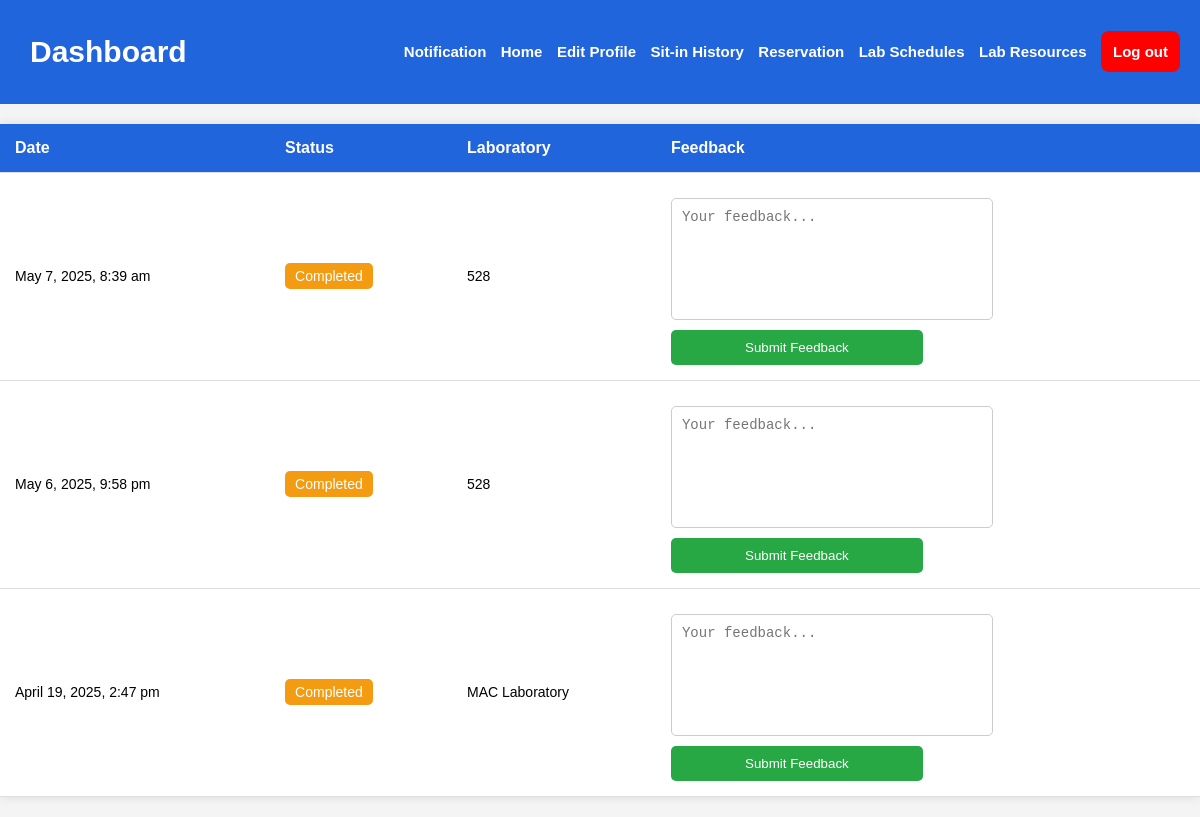
The page /sitin-history.php (signed in) on the database its author committed.
### tables this page shows
CREATE TABLE `sit_in_history` (
  `id` int(11) NOT NULL,
  `idno` varchar(20) DEFAULT NULL,
  `date` datetime DEFAULT NULL,
  `status` varchar(50) DEFAULT NULL,
  `laboratory` varchar(50) DEFAULT NULL,
  `feedback` text DEFAULT NULL
);

### sitin-history.php (the view, shortened to what this page needs)
<!DOCTYPE html>
<html lang="en">
<head>
    <link rel="stylesheet" href="assets/styles.css?v=<?php echo time(); ?>">
</head>
<body>
<nav>
    <h1>Dashboard</h1>
    <div class="nav-links" id="nav-links">
        <a href=""> Notification</a>
        <a id="home-nav" href="dashboard.php"> Home</a>
        <a href="editprofile.php"> Edit Profile</a>
        <a href="sitin-history.php">Sit-in History</a>
        <a href="reservation.php"> Reservation</a>
        <a href="lab_schedule_student.php">Lab Schedules</a>
        <a href="lab_resources_view.php">Lab Resources</a>
        <a href="index.php" class="logout-btn" id="logoutbtn"> Log out </a>
    </div>
</nav>
<table>
    <thead>
        <tr>
            <th>Date</th>
            <th>Status</th>
            <th>Laboratory</th>
            <th>Feedback</th>
        </tr>
    </thead>
    <tbody>
        <?php
        include('db.php');
        $idno = $_SESSION['idno'];
        $query = "SELECT * FROM sit_in_history WHERE idno = '$idno' ORDER BY date DESC";
        $result = mysqli_query($connection, $query);
        if ($result && mysqli_num_rows($result) > 0) {
            while ($sitIn = mysqli_fetch_assoc($result)) {
                $formattedDate = date("F j, Y, g:i a", strtotime($sitIn['date']));
                echo "<tr>";
                echo "<td>$formattedDate</td>";
                echo "<td><span class='status-pending'>{$sitIn['status']}</span></td>";
                echo "<td>{$sitIn['laboratory']}</td>";
                echo '<td>
                    <form method="post" action="submit_feedback.php">
                        <textarea name="feedback" placeholder="Your feedback..."></textarea>
                        <input type="hidden" name="history_id" value="' . $sitIn['id'] . '">
                        <button name="feedback-user" type="submit" class="feedback-btn">Submit Feedback</button>
                    </form>
                </td>';
                echo "</tr>";
            }
        } else {
            echo "<tr><td colspan='4'>No sit-in history found.</td></tr>";
        }
        ?>
    </tbody>
</table>
</body>
</html>

### assets/styles.css (style rules this page uses)
body { margin: 0; padding: 0; font-family: sans-serif; background-color: gainsboro; }
table { width: 100%; margin-top: 15px; border-collapse: collapse; text-align: left; }
th, td { padding: 12px; text-align: left; }
th { background-color: #f4f4f4; font-weight: bold; }
tr { border-bottom: 1px solid #ddd; }
thead tr th { background-color: rgb(32, 101, 220); color: white; }
nav { display: flex; flex-direction: row; justify-content: space-between; align-items: center; padding: 10px; background-color: rgb(32, 101, 220); color: white; }
nav h1 { margin-left: 20px; font-size: 30px; }
nav a { text-decoration: none; color: white; margin-right: 10px; font-weight: bold; font-size: 15px; transition: color 0.3s ease-in, text-decoration 0.3s ease-in-out; display: inline-block; white-space: normal; }
.logout-btn { background-color: red; padding: 12px; text-decoration: none; border-radius: 8px; }
table { background-color: white;; padding: 20px; }
td { padding-top: 20px; }
textarea { width: 100%; padding: 10px; font-size: 14px; border-radius: 6px; border: 1px solid #ccc; resize: none; }

### sitin-history.php (style rules this page uses)
body { font-family: Arial, sans-serif; margin: 0; padding: 0; background-color: #f4f4f4; }
.logout-btn { background-color: red; }
table { width: 100%; margin: 20px auto; border-collapse: collapse; background-color: white; box-shadow: 0 0 10px rgba(0, 0, 0, 0.1); }
th, td { padding: 15px; text-align: left; border-bottom: 1px solid #ddd; }
th { background-color: #f2f2f2; }
td { font-size: 14px; }
.status-pending { padding: 5px 10px; background-color: #f39c12; color: white; border-radius: 5px; }
form { display: flex; flex-direction: column; gap: 10px; margin-top: 10px; }
textarea { padding: 10px; width: 300px; height: 100px; border-radius: 5px; border: 1px solid #ccc; resize: none; }
.feedback-btn { padding: 10px 15px; background-color: #28a745; color: white; border: none; border-radius: 5px; cursor: pointer; width: 49%; }

### rows shown on the page
sit_in_history: date "May 7, 2025, 8:39 am", status "Completed", laboratory "528"
sit_in_history: date "May 6, 2025, 9:58 pm", status "Completed", laboratory "528"
sit_in_history: date "April 19, 2025, 2:47 pm", status "Completed", laboratory "MAC Laboratory"
